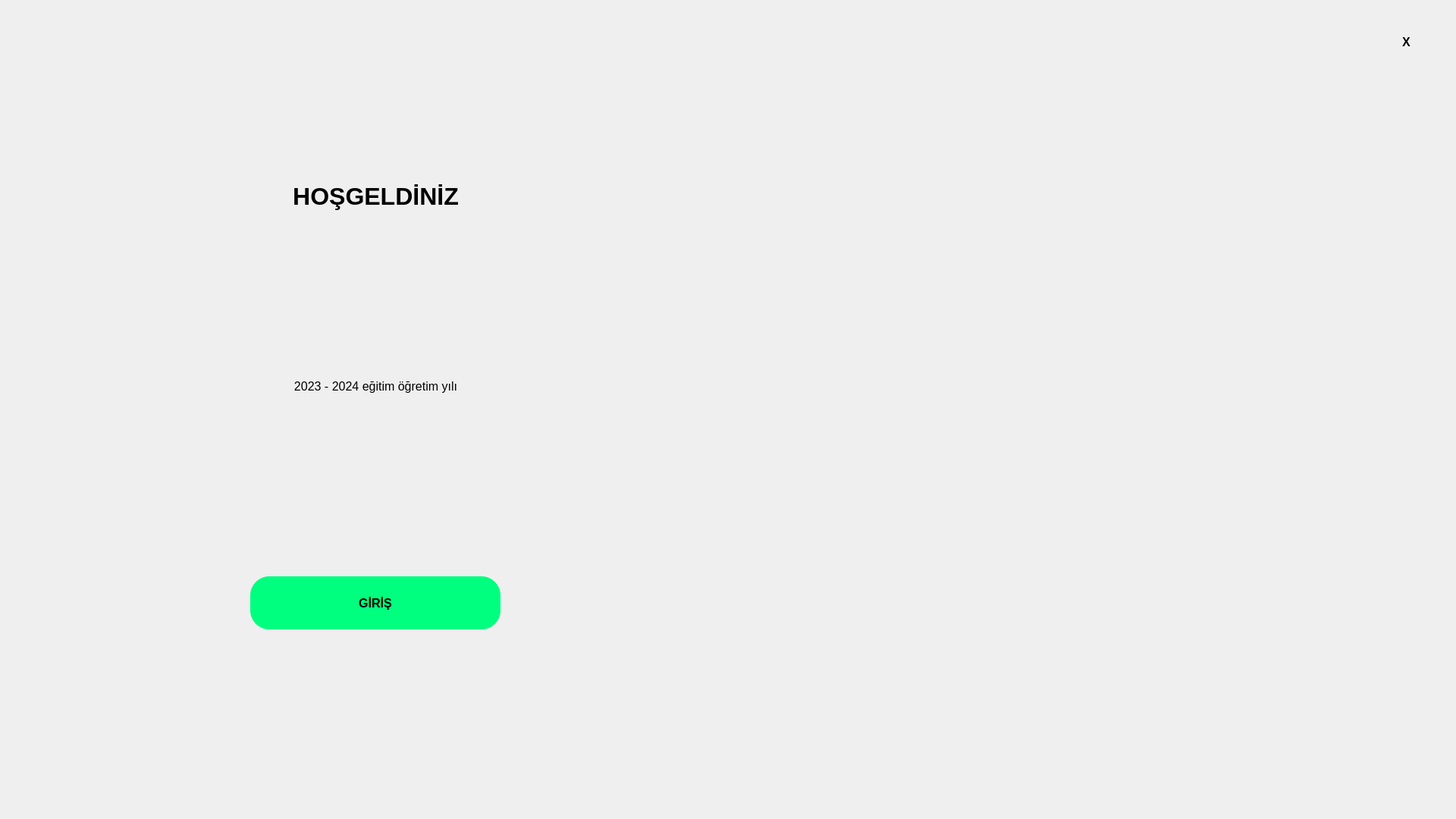
<?xml version="1.0" encoding="UTF-8"?>
<ui version="4.0">
 <class>MainWindow</class>
 <widget class="QMainWindow" name="MainWindow">
  <property name="geometry">
   <rect>
    <x>0</x>
    <y>0</y>
    <width>1920</width>
    <height>1080</height>
   </rect>
  </property>
  <property name="font">
   <font>
    <pointsize>10</pointsize>
   </font>
  </property>
  <property name="windowTitle">
   <string>MainWindow</string>
  </property>
  <widget class="QWidget" name="centralwidget">
   <widget class="QPushButton" name="btnEntry">
    <property name="geometry">
     <rect>
      <x>330</x>
      <y>760</y>
      <width>330</width>
      <height>70</height>
     </rect>
    </property>
    <property name="font">
     <font>
      <family>Arial</family>
      <pointsize>12</pointsize>
      <weight>75</weight>
      <bold>true</bold>
     </font>
    </property>
    <property name="styleSheet">
     <string notr="true">QPushButton#btnEntry{	
	background-color:rgb(0, 255, 127);
	color: black;
	border-radius:25px;
}
QPushButton#btnEntry:hover{	
	background-color: qlineargradient(spread:pad, x1:0, y1:0.505682, x2:1, y2:0.477, stop:0 rgb(0, 255, 127), stop:1  rgb(0, 255, 127));
}
QPushButton#btnEntry:pressed{
	padding-left:2px;
	padding-top:2px;	
	background-color: rgb(0, 255, 127);
}</string>
    </property>
    <property name="text">
     <string>GİRİŞ</string>
    </property>
   </widget>
   <widget class="QLabel" name="logo">
    <property name="geometry">
     <rect>
      <x>1010</x>
      <y>210</y>
      <width>700</width>
      <height>700</height>
     </rect>
    </property>
    <property name="text">
     <string>&lt;html&gt;&lt;head/&gt;&lt;body&gt;&lt;p&gt;&lt;img src=&quot;:/images/logo.png&quot;/&gt;&lt;/p&gt;&lt;/body&gt;&lt;/html&gt;</string>
    </property>
   </widget>
   <widget class="QLabel" name="title">
    <property name="geometry">
     <rect>
      <x>330</x>
      <y>210</y>
      <width>331</width>
      <height>100</height>
     </rect>
    </property>
    <property name="font">
     <font>
      <family>Arial</family>
      <pointsize>24</pointsize>
      <weight>75</weight>
      <bold>true</bold>
     </font>
    </property>
    <property name="text">
     <string>&lt;html&gt;&lt;head/&gt;&lt;body&gt;&lt;p align=&quot;center&quot;&gt;HOŞGELDİNİZ&lt;/p&gt;&lt;/body&gt;&lt;/html&gt;</string>
    </property>
   </widget>
   <widget class="QPushButton" name="btnQuit">
    <property name="geometry">
     <rect>
      <x>1839</x>
      <y>40</y>
      <width>31</width>
      <height>30</height>
     </rect>
    </property>
    <property name="font">
     <font>
      <family>Arial</family>
      <pointsize>12</pointsize>
      <weight>75</weight>
      <bold>true</bold>
     </font>
    </property>
    <property name="styleSheet">
     <string notr="true">QPushButton#btnQuit{	
	background-color: transparent;
	color: rgb(0, 0, 0);
	border-radius:5px;
}
QPushButton#btnQuit:hover{	
	background-color: qlineargradient(spread:pad, x1:0, y1:0.505682, x2:1, y2:0.477, stop:0 rgb(255, 65, 65), stop:1  rgb(255, 65, 65));
}
QPushButton#btnQuit:pressed{
	padding-left:2px;
	padding-top:2px;	
	background-color: rgb(255, 65, 65);
}</string>
    </property>
    <property name="text">
     <string>X</string>
    </property>
    <property name="icon">
     <iconset>
      <normaloff>:/icons/feather/x.svg</normaloff>:/icons/feather/x.svg</iconset>
    </property>
    <property name="iconSize">
     <size>
      <width>25</width>
      <height>25</height>
     </size>
    </property>
   </widget>
   <widget class="QLabel" name="title_2">
    <property name="geometry">
     <rect>
      <x>330</x>
      <y>460</y>
      <width>331</width>
      <height>100</height>
     </rect>
    </property>
    <property name="font">
     <font>
      <family>Arial</family>
      <pointsize>12</pointsize>
      <weight>50</weight>
      <bold>false</bold>
     </font>
    </property>
    <property name="text">
     <string>&lt;html&gt;&lt;head/&gt;&lt;body&gt;&lt;p align=&quot;center&quot;&gt;2023 - 2024 eğitim öğretim yılı&lt;/p&gt;&lt;/body&gt;&lt;/html&gt;</string>
    </property>
   </widget>
  </widget>
 </widget>
 <resources>
  <include location="res.qrc"/>
 </resources>
 <connections/>
</ui>
